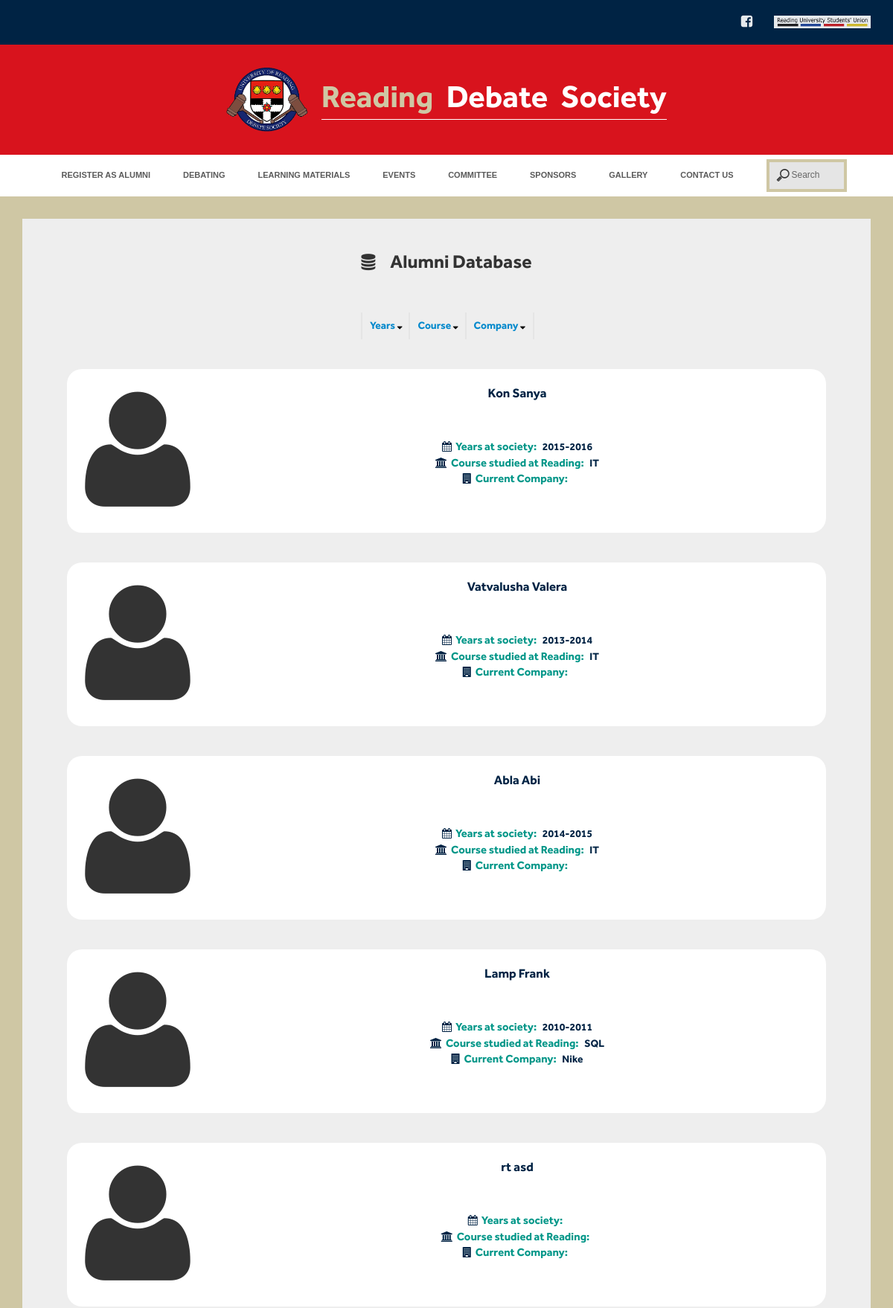
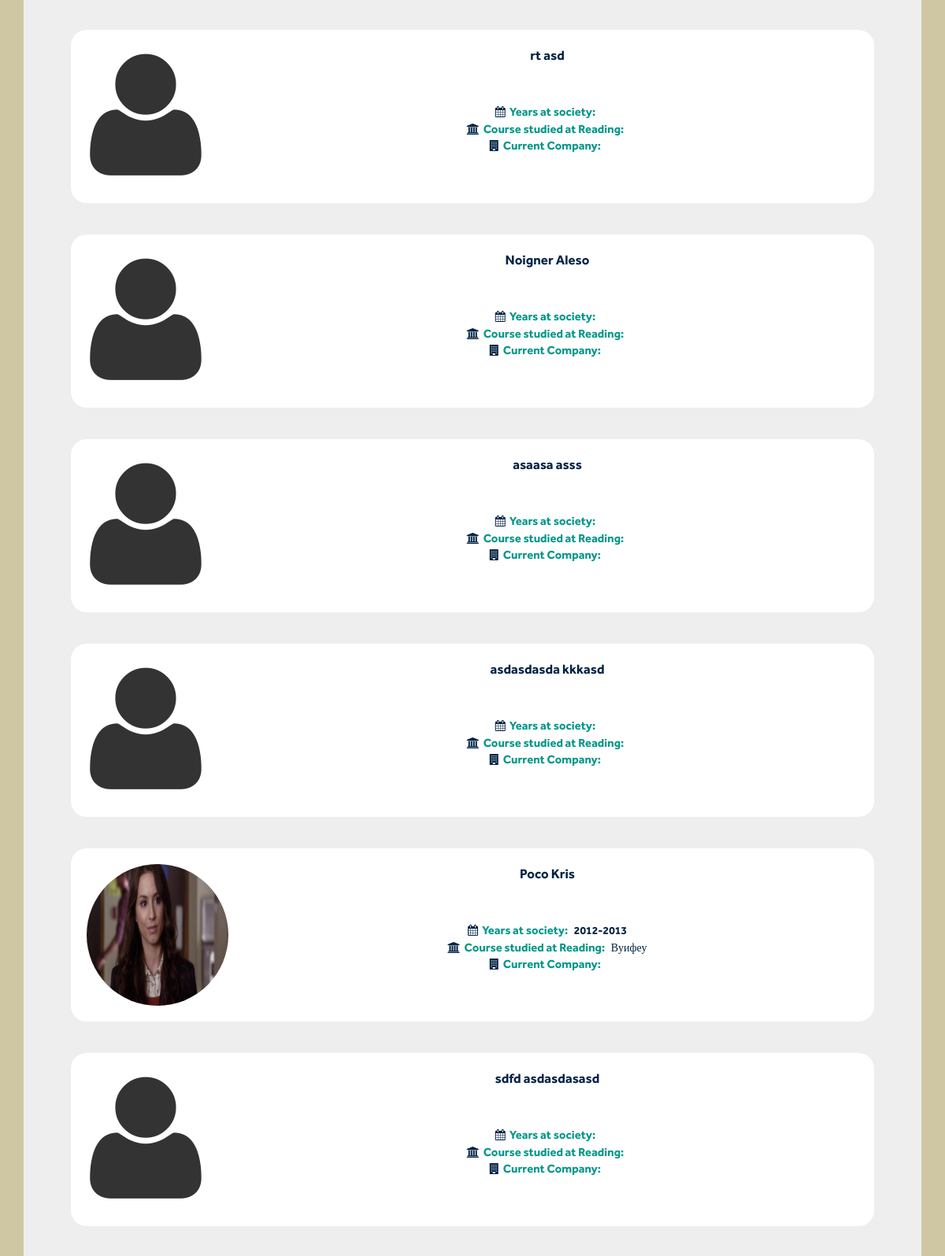
The page /community/database/ (upper part) on the database its author committed (2 pictures, top to bottom).
### community/models.py (models this page shows)
class Alumni(models.Model):
    class Meta():
        db_table = "Alumni"
        verbose_name_plural = 'Alumnies'
    def __str__(self):
        return str(self.last_name) + str(' ') + str(self.first_name)
    first_name = models.CharField(max_length=20)
    last_name = models.CharField(max_length=20)
    email = models.EmailField()
    facebook = models.URLField(blank=True)
    linkedin = models.URLField(blank=True)
    time_in_society = models.CharField(max_length=20)
    courses = models.CharField(max_length=200)
    current_occupation = models.CharField(max_length=200, blank=True)
    image = models.ImageField(upload_to='images', blank=True,
                              help_text="Photo must be round or square! You can can make photo round at cutmypic.com")

### community/views.py (the view)
# urls.py: url(r'^db/(?P<years>[2]\d{3}-[2]\d{3})/$', views.database, name='database'),
@cache_page(60 * 5)
def database(request, years='', courses='', company=''):
    years_list = sorted(list(set(Alumni.objects.values_list('time_in_society', flat=True))))
    courses_list = sorted(list(set(Alumni.objects.values_list('courses', flat=True))))
    companies_list = sorted(list(set(Alumni.objects.values_list('current_occupation', flat=True))))
    args = {'years': years_list, 'courses': courses_list, 'companies': companies_list, 'searchMobile': SearchFormMobile()}
    if 'thanks' in request.session:
        args.update({'thanks': request.session['thanks']})
    if years == '' and courses == '' and company == '':
        args['db'] = Alumni.objects.all()
    elif years != '':
        args['db'] = Alumni.objects.filter(time_in_society=years)
        print(years)
    elif courses != '':
        args['db'] = Alumni.objects.filter(courses=courses)
    elif company != '':
        args['db'] = Alumni.objects.filter(current_occupation=company)
    args['search'] = SearchForm()
    args['title'] = "Alumni database"
    return render_to_response('database.html', args)

### app/forms.py
class SearchFormMobile(forms.Form):
    field = forms.CharField(required=False, max_length=50,
                            widget=forms.TextInput(attrs={'type': 'search', 'placeholder': 'Search',
                                                          'onkeydown': 'if (e)vent.keyCode==13;'
                                                                       '{this.form.submit();return false;}',
                                                          'id': 'mobile'}),
                            validators=[validators.RegexValidator(
                                regex="^[a-zA-z0-9!?- ]+$",
                                message='No XSS!'
                            )])

class SearchForm(forms.Form):
    field = forms.CharField(required=False, max_length=50,
                            widget=forms.TextInput(attrs={'type': 'search', 'placeholder': 'Search',
                                                          'onkeydown': 'if (e)vent.keyCode==13;'
                                                                       '{this.form.submit();return false;}',
                                                          'id': 'main'}),
                            validators=[validators.RegexValidator(
                                regex="^[a-zA-z0-9!?- ]+$",
                                message='No XSS!'
                            )])

### community/templates/database.html (shortened to what this page needs)
{% extends 'base.html' %}
{% load staticfiles %}
{% block main %}
    <main>
        <section class="site_main">
		  <div class="container">
			<div class="row">
				<div class="col-md-12">
					<div class="committee_block">
                    <h2><i class="fa fa-database"></i>Alumni Database</h2>
                         <ul class="filter">
                                <li><a href="#">Years <i class="fa fa-sort-desc"></i></a>
                                </li>
                                <li>
                                    <a href="#">Course <i class="fa fa-sort-desc"></i></a>
                                </li>
                                <li><a href="#">Company <i class="fa fa-sort-desc"></i></a>
                                </li>
                         </ul>
                        {% for member in db %}
                        <div class="item_item bgr clearfix">
                            <div class="item_media">
                                {% if member.image %}
                                    <img src="{{ member.image.url }}" alt="{{ member.last_name }}" >
                                {% else %}
                                    <i class="fa fa-user"></i>
                                {% endif %}</div>
                            <div class="item_main">
                               <h2>{{ member }}</h2>
                               <div class="item_info">
                                    <i class="fa fa-calendar"></i><span class="p_bold">Years at society:</span> {{ member.time_in_society }}<br>
                                    <i class="fa fa-university"></i><span class="p_bold">Course studied at Reading:</span> {{ member.courses }}<br>
                                    <i class="fa fa-building"></i><span class="p_bold">Current Company:</span> {{ member.current_occupation }}<br>
                               </div>
                            </div>
                            </div>
                        {% empty %}
                            <div class="info_window">
                            <i class="fa fa-info-circle"></i>
                            Please check database at admin page it is empty!
                            </div>
                        {% endfor %}
                    </div>
                </div>
              </div>
            </div>
	</section>
    </main>
{% endblock %}

### wsgi/static/css/main.css (style rules this page uses)
body { min-width: 320px; padding: 0px; margin: 0px; font-family: sans-serif; font-weight: 400; font-style: normal; }
a { text-decoration:none; color:inherit; }
main { background-color: #CFC7A4; }
input[type=search] { background: #e5e5e5 url("../img/icon.png") no-repeat 9px center; border: solid 4px #CFC7A4; padding: 9px 10px 10px 30px; width: 60px; -webkit-transition: all .5s; -moz-transition: all .5s; -ms-transition: all .5s; transition: all .5s; margin-left: 20px; font-size: 12px; font-weight: normal; vertical-align: middle; }
.p_bold { font-family: "Effra-bold"; font-size: 15px; }
.committee_block { padding: 20px 60px; background-color: #eeeeee; margin-top: 30px; margin-bottom: 30px; text-align: center; }
.committee_block > h2 { font-family: "Effra-bold"; font-size: 25px; }
.committee_block > h2 > i { margin-right: 20px; font-size: 22px; }
.item_item { margin-top: 100px; }
.item_media { float: left; width: 150px; margin-right: 40px; }
.item_media img { height: 180px; width: 180px; border-radius: 100%; }
.item_media i { font-size: 180px; }
.item_main h2 { font-family: "Effra-bold"; font-size: 17px; margin: 0; padding: 0; color: #002344; }
.bgr { background-color: #fff; padding: 20px; border-radius: 20px; margin-top: 40px; }
.bgr .item_main > h2 { margin-bottom: 20px; }
.bgr .item_info { margin-top: 50px; font-family: "Effra-bold"; color: #002344; }
.bgr .item_info span { margin-left: 5px; margin-right: 5px; color: #009688; }
.filter { text-align: center; margin: 0; padding: 0; margin-top: 50px; list-style: none; }
.filter > li { display: inline-block; margin-right: -4px; position: relative; }
.filter a { display: block; font-family: "Effra-bold"; margin-left: -1px; padding: 8px 10px; color: #0088CC; border-left: 2px solid #E5E5E5; }
.filter > li:last-child > a { border-right: 2px solid #E5E5E5; }
.filter a i { color: #000; font-size: 12px; }

### rows shown on the page
Alumni: last_name+first_name "Kon Sanya", time_in_society "2015-2016", courses "IT"
Alumni: last_name+first_name "Vatvalusha Valera", time_in_society "2013-2014", courses "IT"
Alumni: last_name+first_name "Abla Abi", time_in_society "2014-2015", courses "IT"
Alumni: last_name+first_name "Lamp Frank", time_in_society "2010-2011", courses "SQL", current_occupation "Nike"
Alumni: last_name+first_name "rt asd"
Alumni: last_name+first_name "rt asd"
Alumni: last_name+first_name "Noigner Aleso"
Alumni: last_name+first_name "asaasa asss"
Alumni: last_name+first_name "asdasdasda kkkasd"
Alumni: image (picture), last_name+first_name "Poco Kris", time_in_society "2012-2013", courses "Вуифеу"
Alumni: last_name+first_name "sdfd asdasdasasd"
